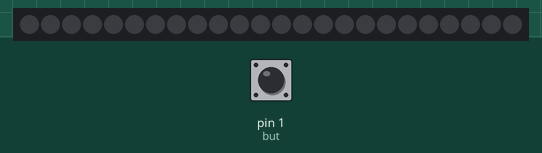
This sketch was run on a simulated Arduino Mega 2560, built with avr-gcc and run on an emulated ATmega2560. Shown: 24 RGB LEDs in strip order, left to right. Inputs (shaded band) come from the test bench; at power-on: pin 1 (but) LOW. Dim RGB values are drawn brighter than linear.

Above: at 1.2 s.
1.3 s: pin 1 (but) pulled HIGH for 0.15 s
At 2.3 s:
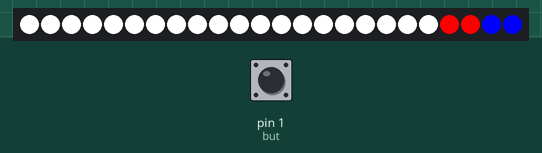
2.9 s: pin 1 (but) pulled HIGH for 1 s
At 4.9 s:
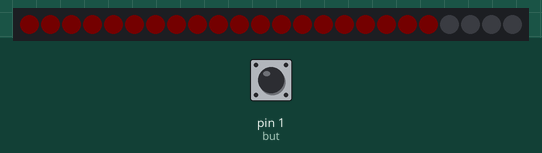
6.9 s: pin 1 (but) pulled HIGH for 0.15 s
At 7.8 s:
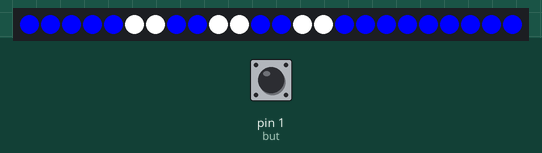
10.0 s: pin 1 (but) pulled HIGH for 3.2 s
At 11.3 s:
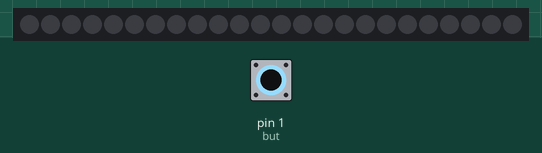
Timing chart, 0 to 13.0 s (numbered marks = the images above; inputs shaded):
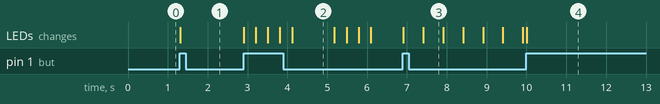

The sketch:

PopArtstronaut.ino
```cpp
/*
  "PopArtstronaut"
  PopArt PCB
  Cameron Acton
*/

#include <Adafruit_NeoPixel.h>
#include <Bounce2.h>
#include "frames.h";

int state = 0; //State of LEDs (which state is currently displayed)

//Inputs and Outputs
Adafruit_NeoPixel strip(24, 0);
Bounce but = Bounce();

//List of colors used in frame animation
int colors[4][3] {
  {0, 0, 0},        //BLACK 0
  {255, 0, 0},      //RED   1
  {255, 255, 255},  //WHITE 2
  {0, 0, 255},      //BLUE  3
};

//Timer Vars
long sTime;
int interval;

void setup() {
  //Adressing button
  but.attach(1, INPUT);
  but.interval(5);

  //Addressing NeoPixels
  strip.begin();
  strip.clear();
  strip.show();

  sTime = 0; //Start timer with value of 0
}

void loop() {
  but.update();

  if (but.rose()) {
    strip.setBrightness(255); //Update brightness between state
    strip.clear();            //Clear NeoPixels between states
    state = (state + 1) % 4;  //Change states: 0-3
  }

  //Finite State Machine
  switch (state) {
    case 0: off(); break;
    case 1: on(); break;
    case 2: codeRed(); break;
    case 3: crewmate(); break;
  }
}

//Function that turns the board off
void off() {
  strip.clear();
  strip.show();
}

//Function that turns Astronaut faceplate white and arms red & blue
void on() {
  //Faceplate: White
  for (int i = 0; i < strip.numPixels() - 4; i++) {
    strip.setPixelColor(i, 255, 255, 255);
  }

  //Upper Arm: Red
  //Lower Arm: Blue
  strip.setPixelColor(20, 255, 0, 0);
  strip.setPixelColor(21, 255, 0, 0);
  strip.setPixelColor(22, 0, 0, 255);
  strip.setPixelColor(23, 0, 0, 255);
  strip.show();
}

// Function that causes the Astronaut faceplate to blink red, mimicing a warning light
void codeRed() {
  static bool intensify = true; //Boolean that controls whether the brightness is increasing or decreasing
  int brightness;               //Brightness value of NeoPixels
  interval = 10;                //Interval between changes in brightness

  //Timer that increases/decreases brightness
  if (millis() - sTime >= interval) {
    if (intensify) {
      brightness += 1;
    } else {
      brightness -= 1;
    }
    sTime = millis();
  }

  if (brightness == 255) {
    intensify = false;
  } else if (brightness == 0) {
    intensify = true;
  }

  strip.setBrightness(brightness);

  for (int i = 0; i < strip.numPixels() - 4; i++) {
    strip.setPixelColor(i, 255, 0, 0);
  }
  strip.show();
}

void crewmate() {
  interval = 500;       //Interval between change in frame

  static int frame = 0; //Current frame of animation

  for (int i = 0; i < strip.numPixels(); i++) {
    int pixAddress = pixelMap[i];
    int whichCol = animation[frame][i];

    int r = colors[whichCol][0];
    int g = colors[whichCol][1];
    int b = colors[whichCol][2];

    if (pixAddress != -1) {
      strip.setPixelColor(pixAddress, r, g, b);
    }
  }

  //Timer that controls update of frame
  if (millis() - sTime >= interval) {
    strip.show();
    frame = (frame + 1) % 5;

    sTime = millis();
  }
}
```

Source omitted: frames.h (data table, 1173 bytes)

Measured:
- after the input at 1.3 s, the LEDs: change at once (image 1)
- after the input at 2.9 s, the LEDs: change at once (image 2)
- after the input at 10.0 s, the LEDs: change at once (image 4)
- what the display in image 2 shows lasts 1.1 s, from 4.1 s to 5.2 s
- what the display in image 3 shows lasts 0.5 s, from 7.4 s to 7.9 s
